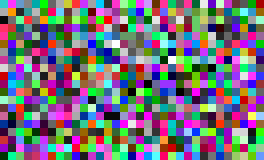
#> input picture graphics/faces_fixed/face_00_33x20_try.png, 33 x 20 px (shown 8 times larger); its folder holds only this picture in this run
$ python create_face_sheet.py
#> lines starting #> are read from the running program, lines starting #| are printed output that depends on the picture
"""
Create a contact sheet showing all extracted faces.
"""
from PIL import Image
from pathlib import Path

def create_contact_sheet():
    """Create a contact sheet of all faces."""
    faces_dir = Path('../graphics/faces_fixed')
    faces = sorted(faces_dir.glob('face_*.png'))

    if not faces:
        print("No faces found!")
        return

    print(f"Creating contact sheet from {len(faces)} faces...")

    # Load all faces
    images = []
    for face_path in faces:
        img = Image.open(face_path)
#> img is the input picture: PIL image 33x20 P; mean R, G, B 116, 111.8, 122.6
        images.append((face_path.stem, img))

    # Calculate grid
    cols = 8
    rows = (len(images) + cols - 1) // cols
#> rows = 1

    # Get max dimensions
    max_w = max(img.width for _, img in images)
#> max_w = 33
    max_h = max(img.height for _, img in images)
#> max_h = 20

    # Add padding
    cell_w = max_w + 4
#> cell_w = 37
    cell_h = max_h + 4
#> cell_h = 24

    # Create sheet
    sheet_w = cols * cell_w
#> sheet_w = 296
    sheet_h = rows * cell_h
#> sheet_h = 24

    sheet = Image.new('RGB', (sheet_w, sheet_h), (32, 32, 32))
#> sheet: PIL image 296x24 RGB; every value is 32

    # Paste faces
    for i, (name, img) in enumerate(images):
        row = i // cols
        col = i % cols

        x = col * cell_w + 2
        y = row * cell_h + 2

        # Convert palette image to RGB
        rgb_img = img.convert('RGB')
        sheet.paste(rgb_img, (x, y))
#> this loop made 1 pass
#> (name, row, col, x, y) on pass 1: ('face_00_33x20_try', 0, 0, 2, 2)
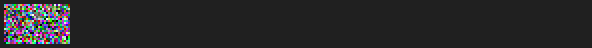
#> sheet: PIL image 296x24 RGB (shown 2 times larger); mean R, G, B 39.8, 39.4, 40.4

    # Save
    output = Path('../graphics/pilot_faces_sheet.png')
    sheet.save(output)

    print(f"Contact sheet saved: {output}")
    print(f"Size: {sheet_w}x{sheet_h}")
#| Size: 296x24
    print(f"Grid: {cols} cols × {rows} rows")
#| Grid: 8 cols × 1 rows

if __name__ == '__main__':
    create_contact_sheet()

$ run again, on graphics/faces_fixed/face_04_33x20_try.png
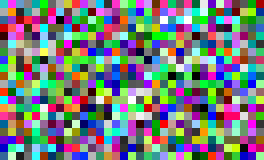
#> input picture graphics/faces_fixed/face_04_33x20_try.png, 33 x 20 px (shown 8 times larger)
#> in create_contact_sheet, img is the input picture: PIL image 33x20 P; mean R, G, B 116.2, 124.5, 123.4
#> rows = 1
#> max_w = 33
#> max_h = 20
#> cell_w = 37
#> cell_h = 24
#> sheet_w = 296
#> sheet_h = 24
#> the loop in create_contact_sheet, `for i, (name, img) in enumerate(images):` made 1 pass
#> (name, row, col, x, y) on pass 1: ('face_04_33x20_try', 0, 0, 2, 2)
#> after the loop in create_contact_sheet, `for i, (name, img) in enumerate(images):`:
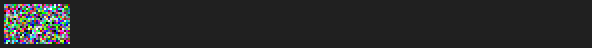
#> sheet: PIL image 296x24 RGB (shown 2 times larger); mean R, G, B 39.8, 40.6, 40.5
#| Size: 296x24
#| Grid: 8 cols × 1 rows

$ run again, on graphics/faces_fixed/face_05_33x20_try.png
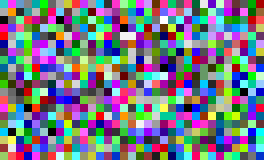
#> input picture graphics/faces_fixed/face_05_33x20_try.png, 33 x 20 px (shown 8 times larger)
#> in create_contact_sheet, img is the input picture: PIL image 33x20 P; mean R, G, B 116.6, 120.2, 133
#> rows = 1
#> max_w = 33
#> max_h = 20
#> cell_w = 37
#> cell_h = 24
#> sheet_w = 296
#> sheet_h = 24
#> the loop in create_contact_sheet, `for i, (name, img) in enumerate(images):` made 1 pass
#> (name, row, col, x, y) on pass 1: ('face_05_33x20_try', 0, 0, 2, 2)
#> after the loop in create_contact_sheet, `for i, (name, img) in enumerate(images):`:
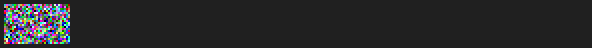
#> sheet: PIL image 296x24 RGB (shown 2 times larger); mean R, G, B 39.9, 40.2, 41.4
#| Size: 296x24
#| Grid: 8 cols × 1 rows

$ run again, on graphics/faces_fixed/face_06_33x20_try.png
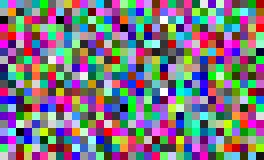
#> input picture graphics/faces_fixed/face_06_33x20_try.png, 33 x 20 px (shown 8 times larger)
#> in create_contact_sheet, img is the input picture: PIL image 33x20 P; mean R, G, B 122.9, 118.5, 127.9
#> rows = 1
#> max_w = 33
#> max_h = 20
#> cell_w = 37
#> cell_h = 24
#> sheet_w = 296
#> sheet_h = 24
#> the loop in create_contact_sheet, `for i, (name, img) in enumerate(images):` made 1 pass
#> (name, row, col, x, y) on pass 1: ('face_06_33x20_try', 0, 0, 2, 2)
#> after the loop in create_contact_sheet, `for i, (name, img) in enumerate(images):`:
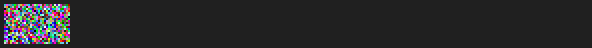
#> sheet: PIL image 296x24 RGB (shown 2 times larger); mean R, G, B 40.4, 40, 40.9
#| Size: 296x24
#| Grid: 8 cols × 1 rows

$ run again, on graphics/faces_fixed/face_01_33x20_try.png
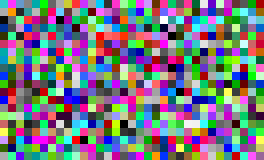
#> input picture graphics/faces_fixed/face_01_33x20_try.png, 33 x 20 px (shown 8 times larger)
#> in create_contact_sheet, img is the input picture: PIL image 33x20 P; mean R, G, B 118.9, 119.3, 127.3
#> rows = 1
#> max_w = 33
#> max_h = 20
#> cell_w = 37
#> cell_h = 24
#> sheet_w = 296
#> sheet_h = 24
#> the loop in create_contact_sheet, `for i, (name, img) in enumerate(images):` made 1 pass
#> (name, row, col, x, y) on pass 1: ('face_01_33x20_try', 0, 0, 2, 2)
#> after the loop in create_contact_sheet, `for i, (name, img) in enumerate(images):`:
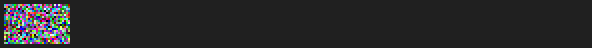
#> sheet: PIL image 296x24 RGB (shown 2 times larger); mean R, G, B 40.1, 40.1, 40.9
#| Size: 296x24
#| Grid: 8 cols × 1 rows
